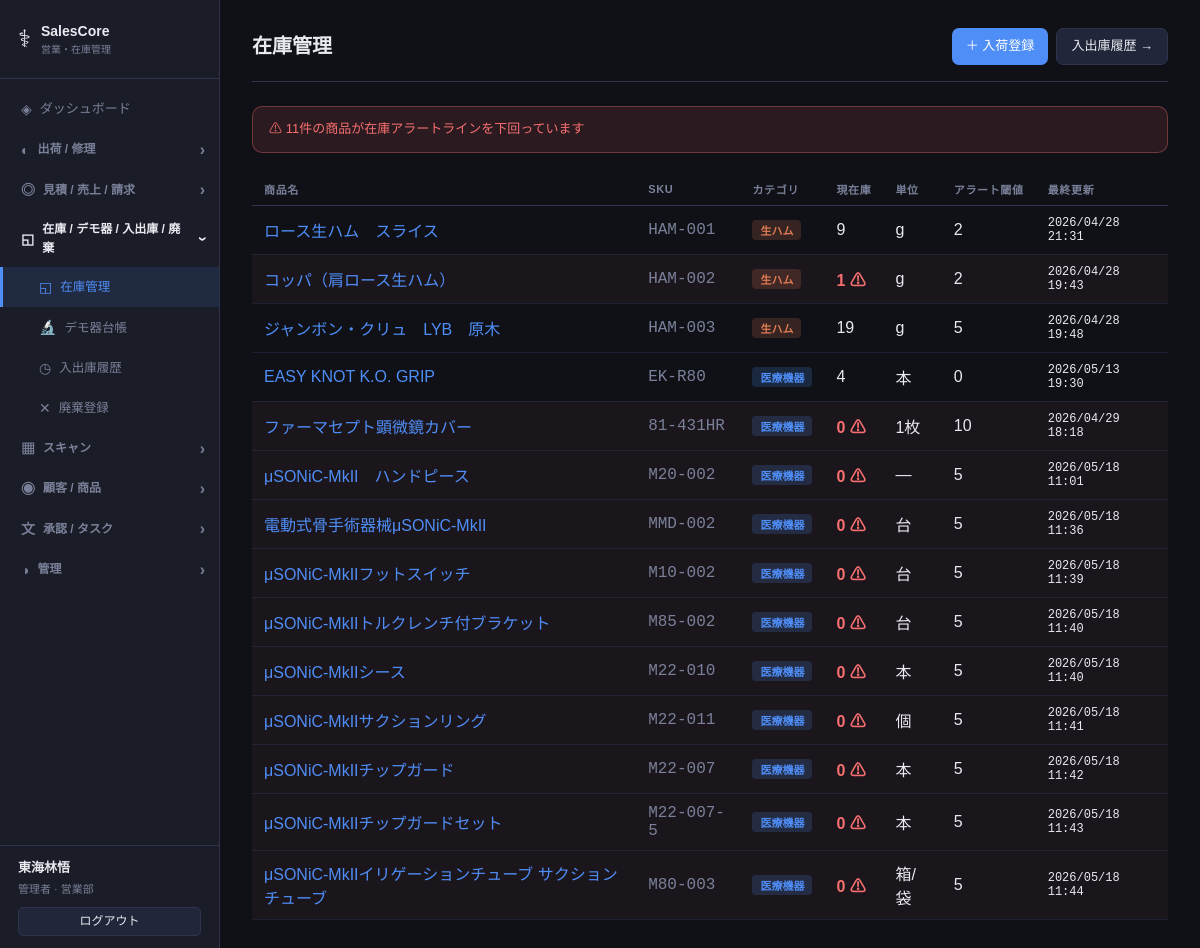
/inventory (signed in), run on the app's committed database.
### models.py (models this page shows)
class Base(DeclarativeBase):
    pass

class Staff(Base):
    __tablename__ = "staffs"
    id = Column(Integer, primary_key=True, autoincrement=True)
    name = Column(String(100), nullable=False)
    login_id = Column(String(50), unique=True, nullable=False)
    password_hash = Column(String(200), nullable=False)
    role = Column(String(20), default="user")
    department = Column(String(100), nullable=True)
    email = Column(String(200), nullable=True)
    is_active = Column(Boolean, default=True)
    last_active_at = Column(DateTime, nullable=True)
    last_active_page = Column(String(200), nullable=True)
    created_at = Column(DateTime, default=datetime.now)

class Inventory(Base):
    __tablename__ = "inventory"
    id = Column(Integer, primary_key=True, autoincrement=True)
    product_id = Column(Integer, ForeignKey("products.id"), unique=True)
    current_stock = Column(Integer, nullable=False, default=0)
    updated_at = Column(DateTime, default=datetime.now, onupdate=datetime.now)
    product = relationship("Product", back_populates="inventory")

class Product(Base):
    __tablename__ = "products"
    id = Column(Integer, primary_key=True, autoincrement=True)
    name = Column(String(200), nullable=False)
    category = Column(String(50), nullable=False)
    sku = Column(String(100), unique=True, nullable=True)
    unit_price = Column(Float, nullable=False)
    unit = Column(String(20), nullable=True)
    stock_alert_threshold = Column(Integer, default=10)
    alert_enabled = Column(Boolean, default=True, nullable=False)
    tracking_type = Column(String(20), default="none")
    maker = Column(String(200), nullable=True)
    jan_code = Column(String(50), nullable=True)          # JANコード
    approval_number = Column(String(100), nullable=True)  # 承認番号 / 認証番号
    device_class = Column(String(20), nullable=True)      # クラス分類: misc/1/2/3/4
    sales_role = Column(String(20), nullable=True)        # maker / distributor
    model_spec = Column(Text, nullable=True)              # 型式・仕様
    sterility = Column(String(20), nullable=True)         # 滅菌状態: sterile / non_sterile
    notes = Column(Text, nullable=True)
    created_at = Column(DateTime, default=datetime.now)
    inventory = relationship("Inventory", back_populates="product", uselist=False)
    inventory_histories = relationship("InventoryHistory", back_populates="product")
    quote_items = relationship("QuoteItem", back_populates="product")
    shipments = relationship("Shipment", back_populates="product")

### routers/inventory.py (the view)
@router.get("/inventory", response_class=HTMLResponse)
def list_inventory(request: Request, db: Session = Depends(get_db)):
    inventory = crud.get_inventory_list(db)
    alerts = crud.get_alerts(db)
    alert_ids = {a.product_id for a in alerts}
    return templates.TemplateResponse("inventory/list.html", {
        "request": request, "inventory": inventory, "alert_ids": alert_ids
    })

### templates/inventory/list.html (shortened to what this page needs)
﻿{% extends "base.html" %}
{% block content %}
<div class="page-header">
  <h1 class="page-title">在庫管理</h1>
  <div class="header-actions">
    <a href="/inventory/receive" class="btn btn-primary">＋ 入荷登録</a>
    <a href="/inventory/history" class="btn btn-ghost">入出庫履歴 →</a>
  </div>
</div>
{% set alert_count = alert_ids | length %}
{% if alert_count > 0 %}
<div class="alert-banner">⚠ {{ alert_count }}件の商品が在庫アラートラインを下回っています</div>
{% endif %}
<div class="table-wrap">
  <table class="table">
    <thead>
      <tr><th>商品名</th><th>SKU</th><th>カテゴリ</th><th>現在庫</th><th>単位</th><th>アラート閾値</th><th>最終更新</th></tr>
    </thead>
    <tbody>
      {% for inv in inventory %}
      {% set is_alert = inv.product_id in alert_ids %}
      <tr class="{{ 'alert-row' if is_alert else '' }}">
        <td><a href="/products/{{ inv.product_id }}" class="link">{{ inv.product.name }}</a></td>
        <td class="mono text-muted">{{ inv.product.sku or "―" }}</td>
        <td><span class="badge badge-{{ inv.product.category }}">{{ "医療機器" if inv.product.category == "medical" else "生ハム" }}</span></td>
        <td class="{{ 'text-danger fw-bold' if is_alert else '' }}">
          {{ inv.current_stock }}{% if is_alert %} ⚠{% endif %}
        </td>
        <td>{{ inv.product.unit or "―" }}</td>
        <td>{{ inv.product.stock_alert_threshold }}</td>
        <td class="mono text-sm">{{ inv.updated_at.strftime("%Y/%m/%d %H:%M") }}</td>
      </tr>
      {% else %}
      <tr><td colspan="7" class="empty">商品がありません</td></tr>
      {% endfor %}
    </tbody>
  </table>
</div>
{% endblock %}

### templates/base.html (shortened to what this page needs)
<!DOCTYPE html>
<html lang="ja">
<head>
  <link rel="stylesheet" href="/static/css/style.css">
</head>
<body>
  <nav class="sidebar" id="sidebar">
    <div class="logo">
      <span class="logo-icon">⚕</span>
      <div>
        <div class="logo-title">SalesCore</div>
        <div class="logo-sub">営業・在庫管理</div>
      </div>
    </div>
    <ul class="nav-list">
      <li><a href="/" class="nav-link {% if request.url.path == '/' %}active{% endif %}" onclick="closeMenu()"><span class="nav-icon">◈</span> ダッシュボード</a></li>
      {% set grp1_active = ('/shipments' in request.url.path and '/repairs' not in request.url.path) or '/repairs' in request.url.path %}
      <li class="nav-group-item">
        <div class="nav-group-header {% if grp1_active %}open{% endif %}" onclick="toggleGroup('grp-shipment')">
          <span class="nav-icon">◐</span> 出荷 / 修理 <span class="nav-arrow">›</span>
        </div>
      </li>
      {% set grp2_active = '/quotes' in request.url.path or '/sales' in request.url.path or '/invoices' in request.url.path %}
      <li class="nav-group-item">
        <div class="nav-group-header {% if grp2_active %}open{% endif %}" onclick="toggleGroup('grp-sales')">
          <span class="nav-icon">◎</span> 見積 / 売上 / 請求 <span class="nav-arrow">›</span>
        </div>
      </li>
      {% set grp3_active = request.url.path == '/inventory' or 'history' in request.url.path or 'disposal' in request.url.path or '/demo' in request.url.path %}
      <li class="nav-group-item">
        <div class="nav-group-header {% if grp3_active %}open{% endif %}" onclick="toggleGroup('grp-inventory')">
          <span class="nav-icon">◱</span> 在庫 / デモ器 / 入出庫 / 廃棄 <span class="nav-arrow">›</span>
        </div>
        <ul class="nav-group {% if grp3_active %}open{% endif %}" id="grp-inventory">
          <li><a href="/inventory"          class="nav-link {% if request.url.path == '/inventory' %}active{% endif %}" onclick="closeMenu()"><span class="nav-icon">◱</span> 在庫管理</a></li>
          <li><a href="/demo/"              class="nav-link {% if '/demo' in request.url.path %}active{% endif %}" onclick="closeMenu()"><span class="nav-icon">🔬</span> デモ器台帳</a></li>
          <li><a href="/inventory/history"  class="nav-link {% if 'history'  in request.url.path %}active{% endif %}" onclick="closeMenu()"><span class="nav-icon">◷</span> 入出庫履歴</a></li>
          <li><a href="/inventory/disposal" class="nav-link {% if 'disposal' in request.url.path %}active{% endif %}" onclick="closeMenu()"><span class="nav-icon">✕</span> 廃棄登録</a></li>
        </ul>
      </li>
      {% set grp4_active = '/barcode' in request.url.path %}
      <li class="nav-group-item">
        <div class="nav-group-header {% if grp4_active %}open{% endif %}" onclick="toggleGroup('grp-scan')">
          <span class="nav-icon">▦</span> スキャン <span class="nav-arrow">›</span>
        </div>
      </li>
      {% set grp5_active = '/customers' in request.url.path or '/products' in request.url.path %}
      <li class="nav-group-item">
        <div class="nav-group-header {% if grp5_active %}open{% endif %}" onclick="toggleGroup('grp-customer')">
          <span class="nav-icon">◉</span> 顧客 / 商品 <span class="nav-arrow">›</span>
        </div>
      </li>
      {% set grp6_active = '/approval' in request.url.path or '/tasks' in request.url.path %}
      <li class="nav-group-item">
        <div class="nav-group-header {% if grp6_active %}open{% endif %}" onclick="toggleGroup('grp-approval')">
          <span class="nav-icon">文</span> 承認 / タスク <span class="nav-arrow">›</span>
        </div>
      </li>
      {% if request.state.staff and request.state.staff["role"] == "admin" %}
      {% set grp7_active = '/staff' in request.url.path %}
      <li class="nav-group-item">
        <div class="nav-group-header {% if grp7_active %}open{% endif %}" onclick="toggleGroup('grp-admin')">
          <span class="nav-icon">◑</span> 管理 <span class="nav-arrow">›</span>
        </div>
      </li>
      {% endif %}
    </ul>
    <div class="sidebar-user">
      {% if request.state.staff %}
      <div class="sidebar-user-name">{{ request.state.staff["name"] }}</div>
      <div class="sidebar-user-role">{{ "管理者" if request.state.staff["role"] == "admin" else "一般" }}{% if request.state.staff["department"] %} · {{ request.state.staff["department"] }}{% endif %}</div>
      <a href="/logout" class="btn btn-ghost btn-sm" style="margin-top:8px;width:100%;justify-content:center">ログアウト</a>
      {% endif %}
    </div>
  </nav>
  <main class="main">
    <div class="content">
      {% block content %}{% endblock %}
    </div>
  </main>
</body>
</html>

### static/css/style.css (style rules this page uses)
*, *::before, *::after { box-sizing: border-box; margin: 0; padding: 0; }
body { font-family: var(--font); background: var(--bg); color: var(--text); display: flex; min-height: 100vh; font-size: 14px; line-height: 1.6; }
.sidebar { width: 220px; min-height: 100vh; background: var(--surface); border-right: 1px solid var(--border); display: flex; flex-direction: column; position: fixed; left: 0; top: 0; bottom: 0; z-index: 100; transition: transform .25s; }
.logo { display: flex; align-items: center; gap: 10px; padding: 20px 18px; border-bottom: 1px solid var(--border); }
.logo-icon { font-size: 24px; }
.logo-title { font-size: 14px; font-weight: 700; }
.logo-sub { font-size: 10px; color: var(--text-muted); }
.nav-list { list-style: none; padding: 10px 0; flex: 1; overflow-y: auto; }
.nav-link { display: flex; align-items: center; gap: 8px; padding: 9px 18px; color: var(--text-muted); text-decoration: none; font-size: 13px; transition: all .15s; border-left: 3px solid transparent; }
.nav-link.active { background: rgba(79,142,247,.12); color: var(--accent); border-left-color: var(--accent); }
.nav-icon { font-size: 14px; }
.nav-group-item { list-style: none; }
.nav-group-header { display: flex; align-items: center; gap: 8px; padding: 9px 14px 9px 18px; font-size: 12px; font-weight: 700; color: var(--text-muted); cursor: pointer !important; user-select: none; border-left: 3px solid transparent; transition: background .15s, color .15s; }
.nav-group-header.open { color: var(--text); }
.nav-arrow { margin-left: auto; font-size: 16px; transition: transform .2s; display: inline-block; line-height: 1; pointer-events: none; }
.nav-group-header.open .nav-arrow { transform: rotate(90deg); }
.nav-group { list-style: none; padding: 0; display: none; }
.nav-group.open { display: block; }
.nav-group .nav-link { padding-left: 36px; font-size: 12.5px; }
.main { margin-left: 220px; flex: 1; min-width: 0; }
.content { padding: 28px 32px; max-width: 1200px; }
.page-header { display: flex; align-items: center; justify-content: space-between; margin-bottom: 24px; padding-bottom: 16px; border-bottom: 1px solid var(--border); flex-wrap: wrap; gap: 10px; }
.page-title { font-size: 20px; font-weight: 700; }
.header-actions { display: flex; gap: 8px; flex-wrap: wrap; }
.alert-banner { background: rgba(247,111,111,.12); border: 1px solid rgba(247,111,111,.35); border-radius: var(--radius); padding: 12px 16px; margin-bottom: 20px; color: var(--danger); font-size: 13px; }
.table-wrap { overflow-x: auto; -webkit-overflow-scrolling: touch; }
.table { width: 100%; border-collapse: collapse; min-width: 500px; }
.table th { text-align: left; font-size: 11px; font-weight: 600; color: var(--text-muted); text-transform: uppercase; letter-spacing: .06em; padding: 8px 12px; border-bottom: 1px solid var(--border); white-space: nowrap; }
.table td { padding: 10px 12px; border-bottom: 1px solid rgba(46,51,80,.5); vertical-align: middle; }
.alert-row td { background: rgba(247,111,111,.05); }
.badge { display: inline-flex; align-items: center; padding: 2px 8px; border-radius: 4px; font-size: 11px; font-weight: 600; white-space: nowrap; }
.badge-medical { background: rgba(79,142,247,.18); color: var(--medical); }
.badge-ham { background: rgba(224,123,84,.18); color: var(--ham); }
.btn { display: inline-flex; align-items: center; gap: 6px; padding: 7px 14px; border-radius: 7px; font-size: 13px; font-weight: 500; border: none; cursor: pointer; text-decoration: none; transition: all .15s; white-space: nowrap; }
.btn-primary { background: var(--accent); color: #fff; }
.btn-ghost { background: var(--surface2); color: var(--text); border: 1px solid var(--border); }
.btn-sm { padding: 4px 10px; font-size: 12px; border-radius: 5px; }
.link { color: var(--accent); text-decoration: none; }
.mono { font-family: var(--mono); }
.text-muted { color: var(--text-muted); }
.text-sm { font-size: 12px; }
.text-danger { color: var(--danger); }
.fw-bold { font-weight: 700; }
.sidebar-user { padding: 12px 18px; border-top: 1px solid var(--border); margin-top: auto; }
.sidebar-user-name { font-size: 13px; font-weight: 700; color: var(--text); }
.sidebar-user-role { font-size: 11px; color: var(--text-muted); margin-top: 2px; }

### data on the page
Staff: state.staff.name "東海林悟", role "管理者", state.staff.department "営業部"
Inventory: product.name "ロース生ハム スライス", product "HAM-001", current_stock "9", product "g", product.stock_alert_threshold "2", updated_at "2026/04/28 21:31"
Product: category "生ハム"
Inventory: product.name "コッパ（肩ロース生ハム）", product "HAM-002", current_stock "1", product "g", product.stock_alert_threshold "2", updated_at "2026/04/28 19:43"
Product: category "生ハム"
Inventory: product.name "ジャンボン・クリュ LYB 原木", product "HAM-003", current_stock "19", product "g", product.stock_alert_threshold "5", updated_at "2026/04/28 19:48"
Product: category "生ハム"
Inventory: product.name "EASY KNOT K.O. GRIP", product "EK-R80", current_stock "4", product "本", product.stock_alert_threshold "0", updated_at "2026/05/13 19:30"
Product: category "医療機器"
Inventory: product.name "ファーマセプト顕微鏡カバー", product "81-431HR", current_stock "0", product "1枚", product.stock_alert_threshold "10", updated_at "2026/04/29 18:18"
Product: category "医療機器"
Inventory: product.name "μSONiC-MkII ハンドピース", product "M20-002", current_stock "0", product "―", product.stock_alert_threshold "5", updated_at "2026/05/18 11:01"
Product: category "医療機器"
Inventory: product.name "電動式骨手術器械μSONiC-MkII", product "MMD-002", current_stock "0", product "台", product.stock_alert_threshold "5", updated_at "2026/05/18 11:36"
Product: category "医療機器"
Inventory: product.name "μSONiC-MkIIフットスイッチ", product "M10-002", current_stock "0", product "台", product.stock_alert_threshold "5", updated_at "2026/05/18 11:39"
Product: category "医療機器"
Inventory: product.name "μSONiC-MkIIトルクレンチ付ブラケット", product "M85-002", current_stock "0", product "台", product.stock_alert_threshold "5", updated_at "2026/05/18 11:40"
Product: category "医療機器"
Inventory: product.name "μSONiC-MkIIシース", product "M22-010", current_stock "0", product "本", product.stock_alert_threshold "5", updated_at "2026/05/18 11:40"
Product: category "医療機器"
Inventory: product.name "μSONiC-MkIIサクションリング", product "M22-011", current_stock "0", product "個", product.stock_alert_threshold "5", updated_at "2026/05/18 11:41"
Product: category "医療機器"
Inventory: product.name "μSONiC-MkIIチップガード", product "M22-007", current_stock "0", product "本", product.stock_alert_threshold "5", updated_at "2026/05/18 11:42"
Product: category "医療機器"
Inventory: product.name "μSONiC-MkIIチップガードセット", product "M22-007-5", current_stock "0", product "本", product.stock_alert_threshold "5", updated_at "2026/05/18 11:43"
Product: category "医療機器"
Inventory: product.name "μSONiC-MkIIイリゲーションチューブ サクションチューブ", product "M80-003", current_stock "0", product "箱/袋", product.stock_alert_threshold "5", updated_at "2026/05/18 11:44"
Product: category "医療機器"

### other printed values
{{ alert_count }} "11"
